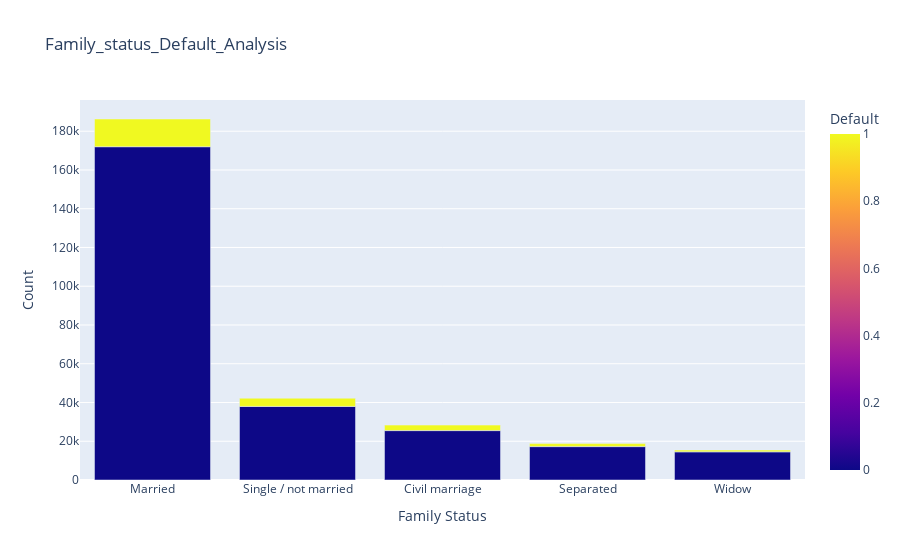

The code cell stored with this chart in its notebook:
### Code cell
fa_sta=df.groupby(['NAME_FAMILY_STATUS','Default']).size().sort_values(ascending=False).reset_index(name='Count')
fa_sta_de_analysis=px.bar(fa_sta, x= 'NAME_FAMILY_STATUS',y='Count',color='Default',title='Family_status_Default_Analysis',labels={'NAME_FAMILY_STATUS':'Family Status'})
fa_sta_de_analysis

### Figure 1 — Plotly figure (JSON) as saved in the notebook; plotly's stock layout.template omitted (floating-point values rounded to 4 significant figures)
{"data": [{"alignmentgroup": "True", "hovertemplate": "Family Status=%{x}<br>Count=%{y}<br>Default=%{marker.color}<extra></extra>", "legendgroup": "", "marker": {"color": [0, 0, 0, 0, 0, 1, 1, 1, 1, 1], "coloraxis": "coloraxis", "pattern": {"shape": ""}}, "name": "", "offsetgroup": "", "orientation": "v", "showlegend": false, "textposition": "auto", "type": "bar", "x": ["Married", "Single / not married", "Civil marriage", "Separated", "Widow", "Married", "Single / not married", "Civil marriage", "Separated", "Widow"], "xaxis": "x", "y": [171996, 37965, 25492, 17230, 14529, 14306, 4255, 2847, 1546, 891], "yaxis": "y"}], "layout": {"barmode": "relative", "coloraxis": {"colorbar": {"title": {"text": "Default"}}, "colorscale": [[0, "#0d0887"], [0.1111, "#46039f"], [0.2222, "#7201a8"], [0.3333, "#9c179e"], [0.4444, "#bd3786"], [0.5556, "#d8576b"], [0.6667, "#ed7953"], [0.7778, "#fb9f3a"], [0.8889, "#fdca26"], [1, "#f0f921"]]}, "legend": {"tracegroupgap": 0}, "title": {"text": "Family_status_Default_Analysis"}, "xaxis": {"anchor": "y", "domain": [0, 1], "title": {"text": "Family Status"}}, "yaxis": {"anchor": "x", "domain": [0, 1], "title": {"text": "Count"}}}}
